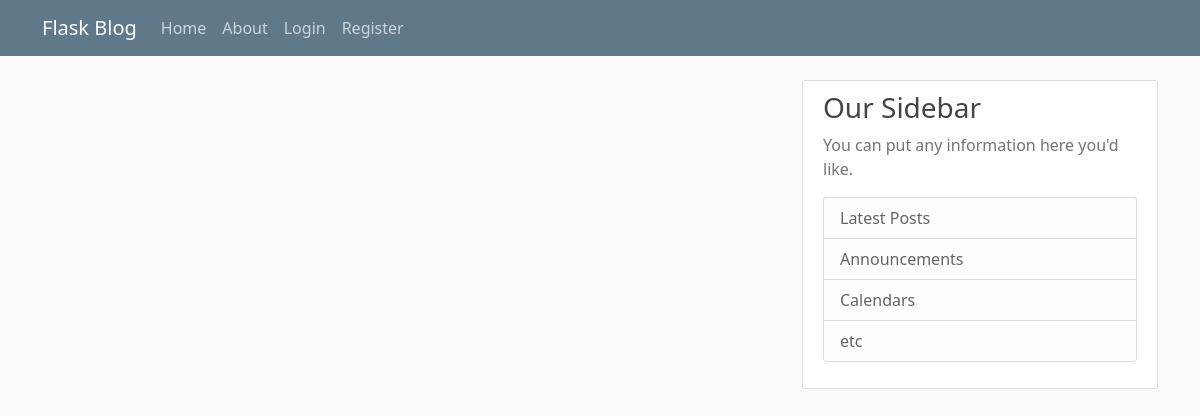
Before: / with the older database file.
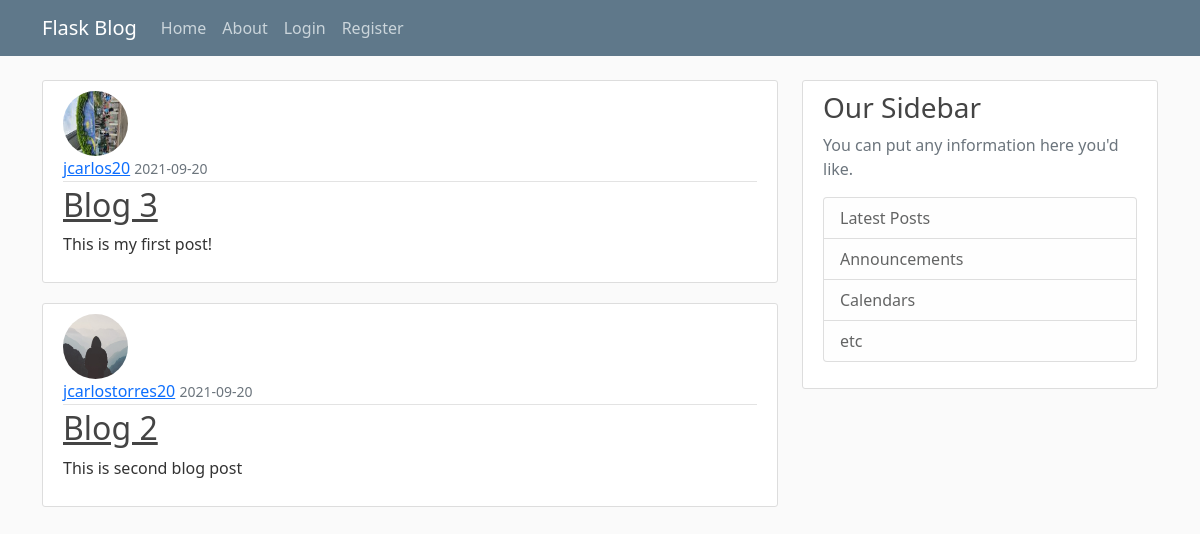
After: the same page with the newer database file.
### flaskblog/models.py (models this page shows, shortened)
class Post(db.Model):
    id = db.Column(db.Integer, primary_key=True)
    title = db.Column(db.String(100), nullable=False)
    date_posted = db.Column(db.DateTime, nullable=False, default=datetime.utcnow)
    content = db.Column(db.Text, nullable=False)
    user_id = db.Column(db.Integer, db.ForeignKey('user.id'), nullable=False)

class User(db.Model, UserMixin):
    id = db.Column(db.Integer, primary_key=True)
    username = db.Column(db.String(20), unique=True, nullable=False)
    email = db.Column(db.String(120), unique=True, nullable=False)
    image_file = db.Column(db.String(20), nullable=False, default='default.jpg')
    password = db.Column(db.String(60), nullable=False)
    posts = db.relationship('Post', backref='author', lazy=True)

### flaskblog/routes.py (the view)
@app.route("/")
def home():
    posts = Post.query.all()
    return render_template('home.html', posts=posts)

### flaskblog/templates/home.html
{% extends 'layout.html' %}
{% block content %}
    {% for post in posts %}
        <article class="media content-section">
            <img class="rounded-circle article-img" src="{{ url_for('static', filename='profile_pics/'+post.author.image_file) }}">
          <div class="media-body">
            <div class="article-metadata">
              <a class="mr-2" href="#">{{ post.author.username }}</a>
              <small class="text-muted">{{ post.date_posted.strftime('%Y-%m-%d') }}</small>
            </div>
            <h2><a class="article-title" href="{{ url_for('post', post_id=post.id) }}">{{ post.title }}</a></h2>
            <p class="article-content">{{ post.content }}</p>
          </div>
        </article>
    {% endfor %}
{% endblock content%}

### flaskblog/templates/layout.html (shortened to what this page needs)
<!DOCTYPE html>
<html lang="en">
<head>
    <link href="https://cdn.jsdelivr.net/npm/bootstrap@5.1.1/dist/css/bootstrap.min.css" rel="stylesheet">
    <link rel="stylesheet" type="text/css" href="{{ url_for('static', filename='main.css') }}">
</head>
<body>
    <header class="site-header">
      <nav class="navbar navbar-expand-md navbar-dark bg-steel fixed-top">
        <div class="container">
          <a class="navbar-brand mr-4" href="/">Flask Blog</a>
          <div class="collapse navbar-collapse" id="navbarToggle">
            <div class="navbar-nav mr-auto">
              <a class="nav-item nav-link" href="{{url_for('home')}}">Home</a>
              <a class="nav-item nav-link" href="{{url_for('about')}}">About</a>
            </div>
            <div class="navbar-nav">
                {% if current_user.is_authenticated %}
                    <a class="nav-item nav-link" href="{{url_for('account')}}">Account</a>
                    <a class="nav-item nav-link" href="{{url_for('new_post')}}">New Post</a>
                    <a class="nav-item nav-link" href="{{url_for('logout')}}">Logout</a>
                {% else %}
                    <a class="nav-item nav-link" href="{{url_for('login')}}">Login</a>
                    <a class="nav-item nav-link" href="{{url_for('register')}}">Register</a>
                {% endif %}
            </div>
          </div>
        </div>
      </nav>
    </header>
    <main role="main" class="container">
      <div class="row">
        <div class="col-md-8">
          {% block content %}{% endblock %}
        </div>
        <div class="col-md-4">
          <div class="content-section">
            <h3>Our Sidebar</h3>
            <p class='text-muted'>You can put any information here you'd like.
              <ul class="list-group">
                <li class="list-group-item list-group-item-light">Latest Posts</li>
                <li class="list-group-item list-group-item-light">Announcements</li>
                <li class="list-group-item list-group-item-light">Calendars</li>
                <li class="list-group-item list-group-item-light">etc</li>
              </ul>
            </p>
          </div>
        </div>
      </div>
    </main>
</body>
</html>

### flaskblog/static/main.css (style rules this page uses)
body { background: #fafafa; color: #333333; margin-top: 5rem; }
h1, h2, h3, h4, h5, h6 { color: #444444; }
.bg-steel { background-color: #5f788a; }
.site-header .navbar-nav .nav-link { color: #cbd5db; }
.content-section { background: #ffffff; padding: 10px 20px; border: 1px solid #dddddd; border-radius: 3px; margin-bottom: 20px; }
.article-title { color: #444444; }
.article-content { white-space: pre-line; }
.article-img { height: 65px; width: 65px; margin-right: 16px; }
.article-metadata { padding-bottom: 1px; margin-bottom: 4px; border-bottom: 1px solid #e3e3e3 }

Changed rows visible on the page:
added Post: image_file (picture), author.username "jcarlos20", date_posted "2021-09-20", title "Blog 3", content "This is my first post!"
added Post: image_file (placeholder picture), author.username "jcarlostorres20", date_posted "2021-09-20", title "Blog 2", content "This is second blog post"
